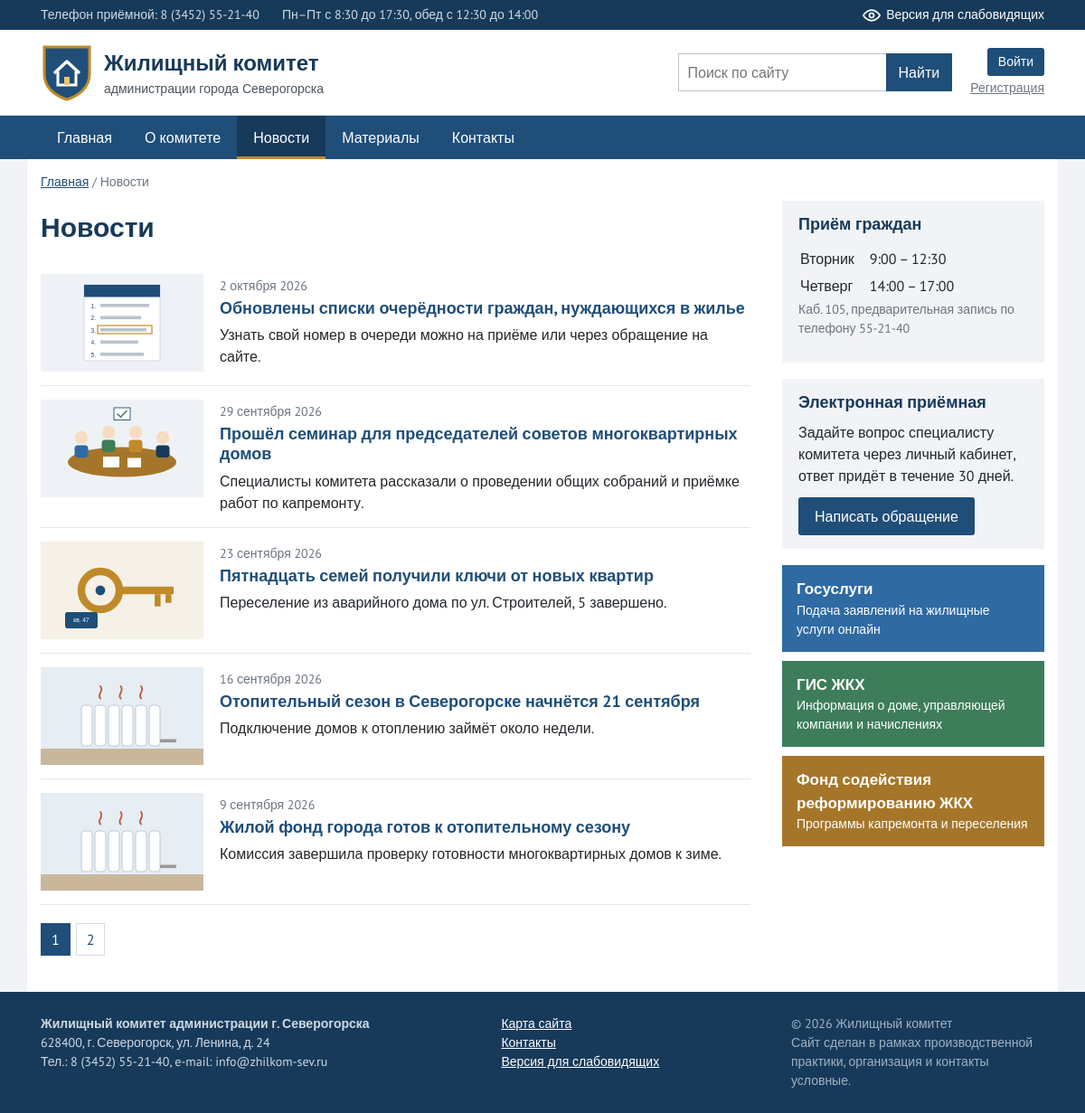
Page /news on the committed database.
### models.py (models this page shows)
class News(db.Model):
    __tablename__ = 'news'
    id = db.Column(db.Integer, primary_key=True)
    title = db.Column(db.String(200), nullable=False)
    summary = db.Column(db.String(300))
    body = db.Column(db.Text, nullable=False)
    image = db.Column(db.String(200))
    created_at = db.Column(db.DateTime, default=datetime.now)

### app.py (the view)
@app.route('/news')
def news_list():
    page = request.args.get('page', 1, type=int)
    pagination = News.query.order_by(News.created_at.desc()).paginate(
        page=page, per_page=5, error_out=False)
    return render_template('news.html', pagination=pagination)

### app.py (called while the page is built)
def get_user():
    if 'user' not in g:
        g.user = None
        if session.get('user_id'):
            g.user = db.session.get(User, session['user_id'])
    return g.user

@app.context_processor
def inject_globals():
    return {
        'current_user': get_user(),
        'menu_categories': Category.query.order_by(Category.id).all(),
        'vision': session.get('vision', False),
        'v': session.get('v', VISION_DEFAULT),
        'roles': ROLES,
        'statuses': STATUSES,
        'year': datetime.now().year,
    }

@app.template_filter('date_ru')
def date_ru_filter(value):
    if not value:
        return ''
    return f'{value.day} {MONTHS[value.month - 1]} {value.year}'

### templates/news.html (shortened to what this page needs)
{% extends 'base.html' %}
{% block breadcrumbs %}
<div class="crumbs"><a href="{{ url_for('index') }}">Главная</a> / Новости</div>
{% endblock %}
{% block content %}
<div class="layout">
    <div class="content">
        <h1 class="page-title">Новости</h1>
        <div class="news-feed">
            {% for n in pagination.items %}
            <article class="news-row">
                {% if n.image %}
                <a href="{{ url_for('news_item', news_id=n.id) }}" class="news-row-img">
                    <img src="{{ url_for('static', filename=n.image) }}" alt="{{ n.title }}">
                </a>
                {% endif %}
                <div>
                    <span class="date">{{ n.created_at|date_ru }}</span>
                    <h3><a href="{{ url_for('news_item', news_id=n.id) }}">{{ n.title }}</a></h3>
                    <p>{{ n.summary }}</p>
                </div>
            </article>
            {% else %}
            <p>Новостей пока нет.</p>
            {% endfor %}
        </div>
        {% if pagination.pages > 1 %}
        <div class="pages">
            {% for p in range(1, pagination.pages + 1) %}
                {% if p == pagination.page %}
                <span class="cur">{{ p }}</span>
                {% else %}
                <a href="{{ url_for('news_list', page=p) }}">{{ p }}</a>
                {% endif %}
            {% endfor %}
        </div>
        {% endif %}
    </div>
    {% include '_sidebar.html' %}
</div>
{% endblock %}

### static/css/style.css (style rules this page uses)
* { box-sizing: border-box; }
body { margin: 0; font-family: 'PT Sans', Arial, sans-serif; font-size: 16px; line-height: 1.5; color: #23272b; background: #f1f3f6; }
a { color: #1f4e79; }
img { max-width: 100%; }
h1, h2, h3 { line-height: 1.25; color: #173a5a; }
h3 { font-size: 18px; }
.crumbs { font-size: 14px; color: #6b7580; margin-bottom: 10px; }
.page-title { font-size: 30px; margin: 10px 0 18px; }
.layout { display: flex; gap: 35px; align-items: flex-start; }
.content { flex: 1; min-width: 0; }
.date { color: #6b7580; font-size: 14px; }
.news-row { display: flex; gap: 18px; padding: 15px 0; border-bottom: 1px solid #e3e8ee; }
.news-row-img { flex-shrink: 0; }
.news-row-img img { width: 180px; height: 108px; object-fit: cover; display: block; }
.news-row h3 { margin: 3px 0 6px; }
.news-row h3 a { text-decoration: none; }
.news-row p { margin: 0; }
.pages { margin-top: 20px; display: flex; gap: 6px; }
.pages a, .pages span { padding: 5px 11px; border: 1px solid #d7dde4; text-decoration: none; }
.pages .cur { background: #1f4e79; color: #fff; border-color: #1f4e79; }

### rows in the picture
News: image (picture), created_at "2 октября 2026", title "Обновлены списки очерёдности граждан, нуждающихся в жилье", summary "Узнать свой номер в очереди можно на приёме или через обращение на сайте."
News: image (picture), created_at "29 сентября 2026", title "Прошёл семинар для председателей советов многоквартирных домов", summary "Специалисты комитета рассказали о проведении общих собраний и приёмке работ по капремонту."
News: image (picture), created_at "23 сентября 2026", title "Пятнадцать семей получили ключи от новых квартир", summary "Переселение из аварийного дома по ул. Строителей, 5 завершено."
News: image (picture), created_at "16 сентября 2026", title "Отопительный сезон в Северогорске начнётся 21 сентября", summary "Подключение домов к отоплению займёт около недели."
News: image (picture), created_at "9 сентября 2026", title "Жилой фонд города готов к отопительному сезону", summary "Комиссия завершила проверку готовности многоквартирных домов к зиме."

### other values in the picture
{{ p }} "1"
{{ p }} "2"
